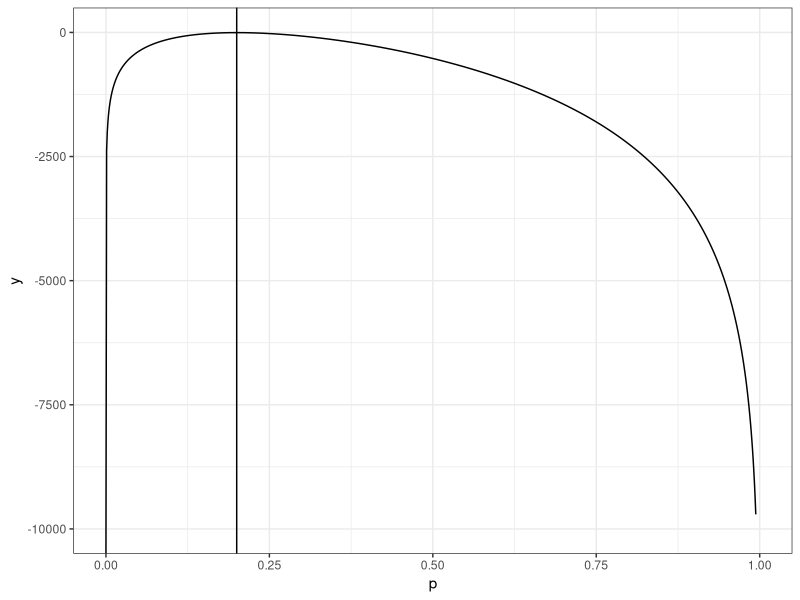
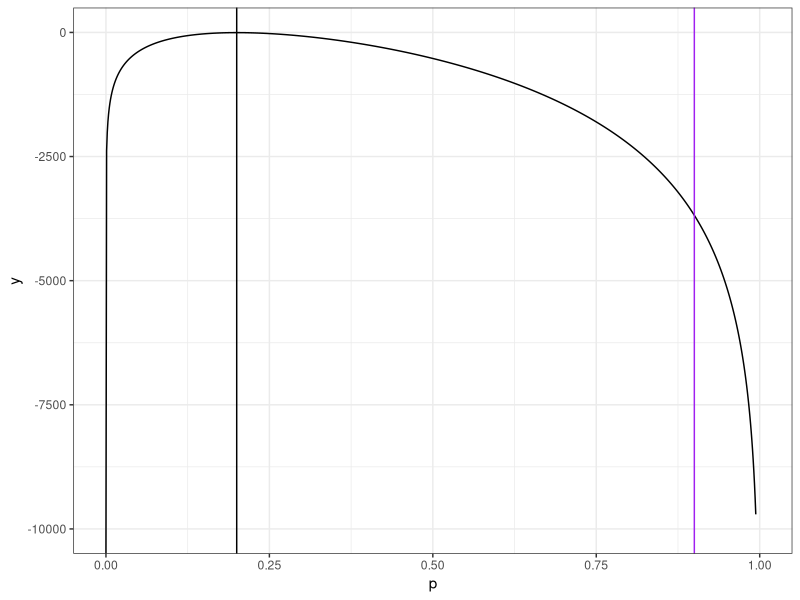
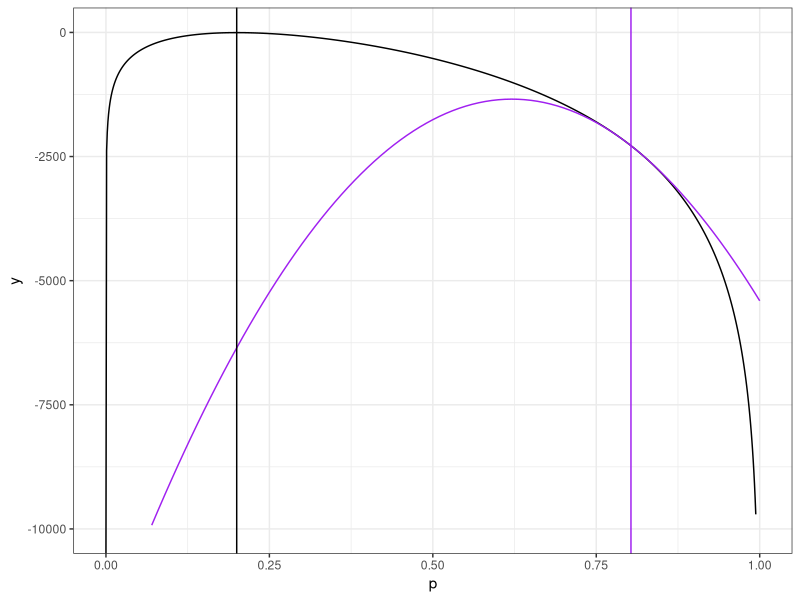
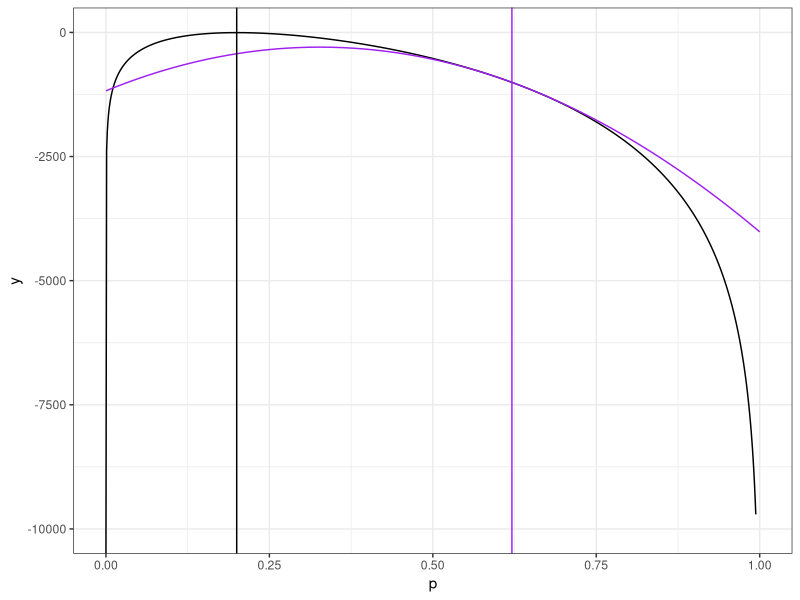
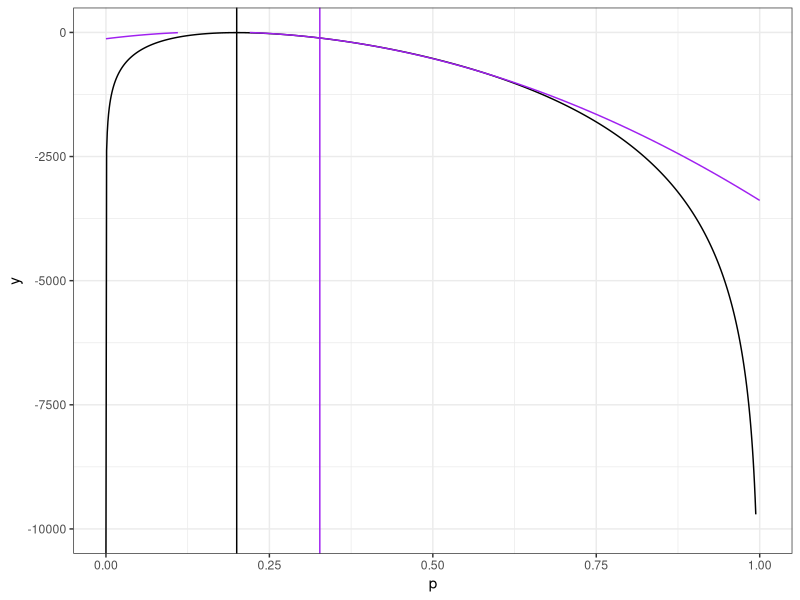
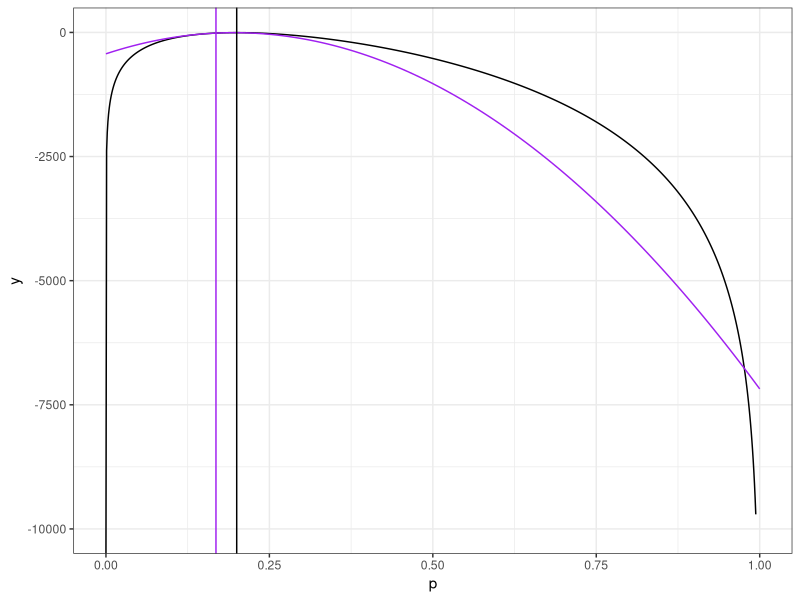
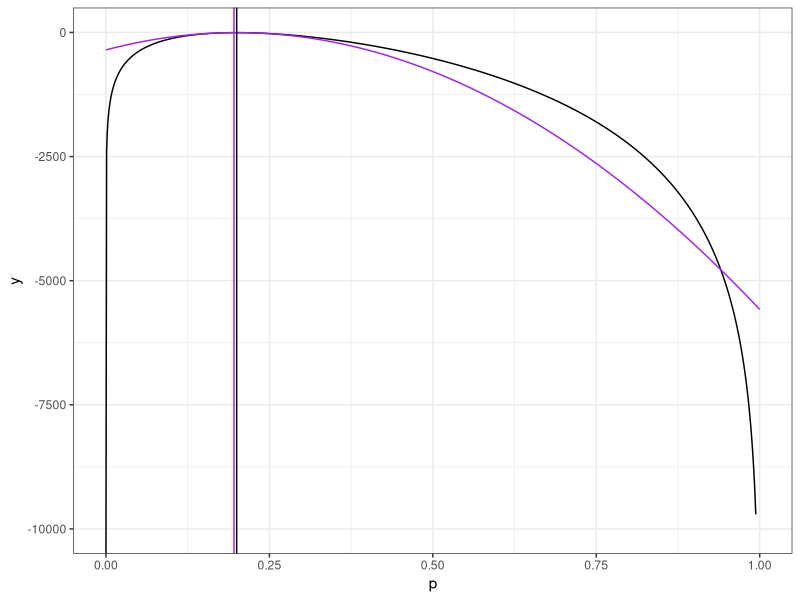
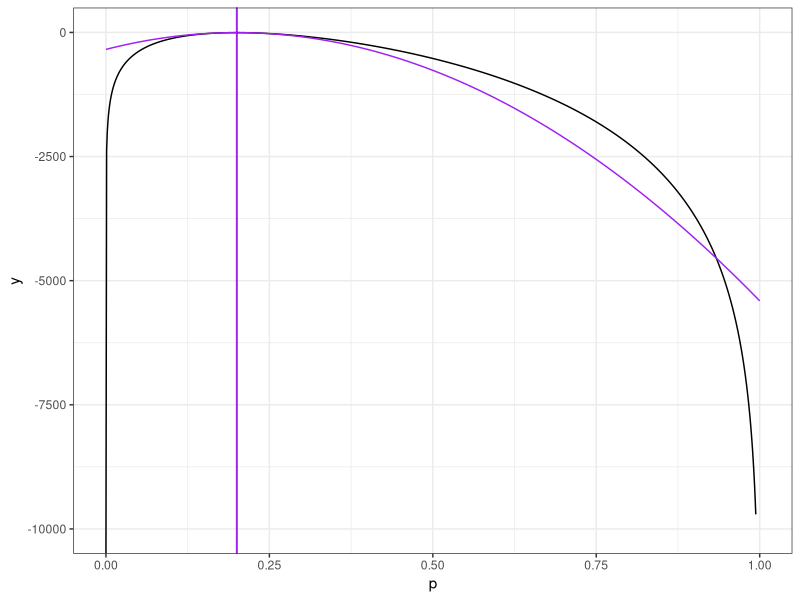

Write R code to recreate these figures, in order.
## ---- chunk 1
knitr::opts_chunk$set(echo = TRUE)
library(dplyr)
library(ggplot2)
## ---- chunk 2
loglikelihood <- function(p) {
  result <- vector("numeric", length(p))
  for(i in seq_along(p)) {
    result[i] <- dbinom(540, size = 2700, prob = p[i], log = TRUE)
  }
  
  return(result)
}

## Define function for first derivative
ddp <- function(p, x, n){
  x/p-(n-x)/(1-p)
}

## Define function for second derivative
d2dp <- function(p, x, n){
  -x/p^2+(x-n)/(1-p)^2
}

P2 <- function(p, p_center){
  dldp <- ddp(p=p_center, x=540, n=2700)
  d2ldp2 <- d2dp(p=p_center, x=540, n=2700)
  loglikelihood(p_center) + dldp*(p-p_center)+0.5*d2ldp2*(p-p_center)^2
}

ggplot(data = data.frame(p = c(0, 1)), mapping = aes(x = p)) +
  stat_function(fun = loglikelihood, n = 1001) +
  geom_vline(xintercept = 0.2) +
  ylim(c(-10000, 0)) +
  theme_bw()
## ---- chunk 3
loglikelihood <- function(p) {
  result <- vector("numeric", length(p))
  for(i in seq_along(p)) {
    result[i] <- dbinom(540, size = 2700, prob = p[i], log = TRUE)
  }
  
  return(result)
}
ggplot(data = data.frame(p = c(0, 1)), mapping = aes(x = p)) +
  stat_function(fun = loglikelihood, n = 1001) +
  geom_vline(xintercept = 0.2) +
  ## add vertical line
  geom_vline(xintercept = 0.9, color="purple") +
  ylim(c(-10000, 0)) +
  theme_bw()
## ---- chunk 4
## Set initial value
p0 <- 0.9 

## Calculate update: p1
p1 <- p0-ddp(p=p0, x=540, n=2700)/d2dp(p=p0, x=540, n=2700)
p1
## ---- chunk 5
ggplot(data = data.frame(p = c(0, 1)), mapping = aes(x = p)) +
  stat_function(fun = loglikelihood, n = 1001) +
  stat_function(fun = P2,
                args = list(p_center = p1),
                color="purple") + 
  geom_vline(xintercept = 0.2) +
  ## add vertical line
  geom_vline(xintercept = p1, color="purple") +
  ylim(c(-10000, 0)) +
  theme_bw()
## ---- chunk 6
## Calculate update: p2
p2 <- p1-ddp(p=p1, x=540, n=2700)/d2dp(p=p1, x=540, n=2700)
p2
## ---- chunk 7
ggplot(data = data.frame(p = c(0, 1)), mapping = aes(x = p)) +
  stat_function(fun = loglikelihood, n = 1001) +
  stat_function(fun = P2,
                args = list(p_center = p2),
                color="purple") + 
  geom_vline(xintercept = 0.2) +
  ## add vertical line
  geom_vline(xintercept = p2, color="purple") +
  ylim(c(-10000, 0)) +
  theme_bw()
## ---- chunk 8
## Calculate update: p3
p3 <- p2-ddp(p=p2, x=540, n=2700)/d2dp(p=p2, x=540, n=2700)
p3
## ---- chunk 9
ggplot(data = data.frame(p = c(0, 1)), mapping = aes(x = p)) +
  stat_function(fun = loglikelihood, n = 1001) +
  stat_function(fun = P2,
                args = list(p_center = p3),
                color="purple") + 
  geom_vline(xintercept = 0.2) +
  ## add vertical line
  geom_vline(xintercept = p3, color="purple") +
  ylim(c(-10000, 0)) +
  theme_bw()
## ---- chunk 10
## Calculate update: p4
p4 <- p3-ddp(p=p3, x=540, n=2700)/d2dp(p=p3, x=540, n=2700)
p4
## ---- chunk 11
ggplot(data = data.frame(p = c(0, 1)), mapping = aes(x = p)) +
  stat_function(fun = loglikelihood, n = 1001) +
  stat_function(fun = P2,
                args = list(p_center = p4),
                color="purple") + 
  geom_vline(xintercept = 0.2) +
  ## add vertical line
  geom_vline(xintercept = p4, color="purple") +
  ylim(c(-10000, 0)) +
  theme_bw()
## ---- chunk 12
## Calculate update: p5
p5 <- p4-ddp(p=p4, x=540, n=2700)/d2dp(p=p4, x=540, n=2700)
p5
## ---- chunk 13
ggplot(data = data.frame(p = c(0, 1)), mapping = aes(x = p)) +
  stat_function(fun = loglikelihood, n = 1001) +
  stat_function(fun = P2,
                args = list(p_center = p5),
                color="purple") + 
  geom_vline(xintercept = 0.2) +
  ## add vertical line
  geom_vline(xintercept = p5, color="purple") +
  ylim(c(-10000, 0)) +
  theme_bw()
## ---- chunk 14
p6 <- p5-ddp(p=p5, x=540, n=2700)/d2dp(p=p5, x=540, n=2700)
p6
## ---- chunk 15
ggplot(data = data.frame(p = c(0, 1)), mapping = aes(x = p)) +
  stat_function(fun = loglikelihood, n = 1001) +
  stat_function(fun = P2,
                args = list(p_center = p6),
                color="purple") + 
  geom_vline(xintercept = 0.2) +
  ## add vertical line
  geom_vline(xintercept = p6, color="purple") +
  ylim(c(-10000, 0)) +
  theme_bw()
## ---- chunk 16
p <- 0.9
eps <- 0.9
i <- 0

while(eps > 1e-8 & i < 100){
  i <- i+1
  p_new <- p-ddp(p=p, x=540, n=2700)/d2dp(p=p, x=540, n=2700)
  eps <- abs(p_new-p)
  print(paste0("Itr: ", i, "; p: ", p_new))
  # print(paste0("Itr: ", i, "; p: ", p_new, "; eps: ", eps))
  p <- p_new
}
